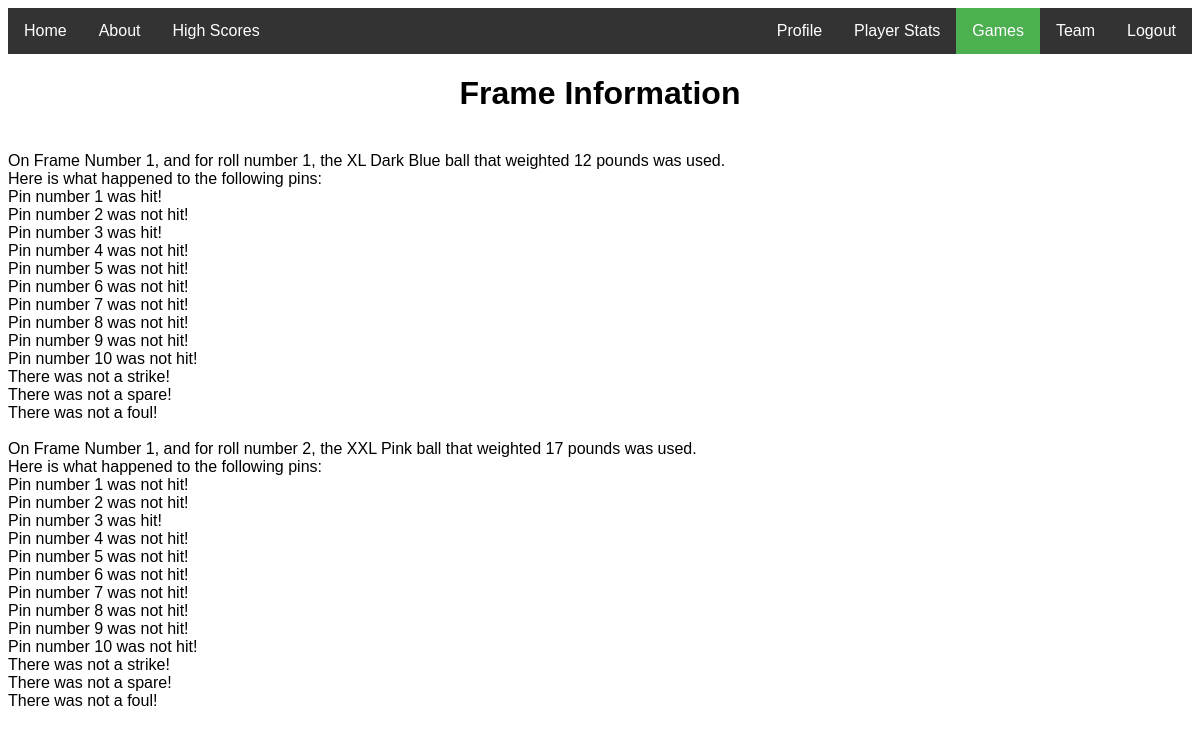
Page /viewFrame.php?frameID=1&frameNumber=1 (signed in) on the committed database.
### tables this page shows
CREATE TABLE Roll (
  Roll_ID             INT     PRIMARY KEY AUTO_INCREMENT,
  Frame_ID            INT     NOT NULL,
  Ball_ID             INT,
  Is_Strike           BOOLEAN NOT NULL DEFAULT FALSE,
  Is_Spare            BOOLEAN NOT NULL DEFAULT FALSE,
  Is_Foul             BOOLEAN NOT NULL DEFAULT FALSE,
  Hit_Pin_1		        BOOLEAN NOT NULL DEFAULT FALSE,
  Hit_Pin_2		        BOOLEAN NOT NULL DEFAULT FALSE,
  Hit_Pin_3		        BOOLEAN NOT NULL DEFAULT FALSE,
  Hit_Pin_4		        BOOLEAN NOT NULL DEFAULT FALSE,
  Hit_Pin_5		        BOOLEAN NOT NULL DEFAULT FALSE,
  Hit_Pin_6		        BOOLEAN NOT NULL DEFAULT FALSE,
  Hit_Pin_7		        BOOLEAN NOT NULL DEFAULT FALSE,
  Hit_Pin_8		        BOOLEAN NOT NULL DEFAULT FALSE,
  Hit_Pin_9		        BOOLEAN NOT NULL DEFAULT FALSE,
  Hit_Pin_10	        BOOLEAN NOT NULL DEFAULT FALSE,
  Date_Added          DATETIME,
  Last_Date_Modified  DATETIME,
  FOREIGN KEY (Ball_ID) REFERENCES Ball(Ball_ID)
    ON DELETE RESTRICT
    ON UPDATE CASCADE,
  FOREIGN KEY (Frame_ID) REFERENCES Frame(Frame_ID)
    ON DELETE CASCADE
    ON UPDATE CASCADE
);

CREATE TABLE Ball (
  Ball_ID  INT          PRIMARY KEY AUTO_INCREMENT,
  Color    VARCHAR(20)  NOT NULL,
  Weight   INT          NOT NULL,
  Size                  ENUM('XS', 'S', 'M', 'L', 'XL', 'XXL') NOT NULL,
  Date_Added            DATETIME,
  Last_Date_Modified    DATETIME,
  CHECK (Weight > 0)
);

### public_html/viewFrame.php (the view, shortened to what this page needs)
<link rel="stylesheet" type="text/css" href="audit.css">
<?php
include 'menuBar.php';
echo '<h1><div text align="center">Frame Information</div></h1>';
function getRollInformationForFrame($frameID, $frameNumber) {
    $conn = connectToDatabase();
    $sql = "SELECT * FROM ROLL, BALL WHERE Roll.Frame_ID = $frameID and Roll.Ball_ID = Ball.Ball_ID";
    $result = $conn->query($sql);
    if($result->num_rows > 0) {
        $roll = 1;
        while($row = $result->fetch_assoc()) {
            echo '<br>On Frame Number ' . $frameNumber . ', and for roll number ' . $roll . ', the ' . $row['Size'] . ' ';
            $roll++;
            echo $row['Color'] . ' ball that weighted ' . $row['Weight'] . ' pounds was used.';
            echo '<br>Here is what happened to the following pins:';
            if($row['Hit_Pin_1'] == 1) {
                echo '<br>Pin number 1 was hit!';
            }
            else {
                echo '<br>Pin number 1 was not hit!';
            }
            if($row['Hit_Pin_2'] == 1) {
                echo '<br>Pin number 2 was hit!';
            }
            else {
                echo '<br>Pin number 2 was not hit!';
            }
            if($row['Hit_Pin_3'] == 1) {
                echo '<br>Pin number 3 was hit!';
            }
            else {
                echo '<br>Pin number 3 was not hit!';
            }
            if($row['Hit_Pin_4'] == 1) {
                echo '<br>Pin number 4 was hit!';
            }
            else {
                echo '<br>Pin number 4 was not hit!';
            }
            if($row['Hit_Pin_5'] == 1) {
                echo '<br>Pin number 5 was hit!';
            }
            else {
                echo '<br>Pin number 5 was not hit!';
            }
            if($row['Hit_Pin_6'] == 1) {
                echo '<br>Pin number 6 was hit!';
            }
            else {
                echo '<br>Pin number 6 was not hit!';
            }
            if($row['Hit_Pin_7'] == 1) {
                echo '<br>Pin number 7 was hit!';
            }
            else {
                echo '<br>Pin number 7 was not hit!';
            }
            if($row['Hit_Pin_8'] == 1) {
                echo '<br>Pin number 8 was hit!';
            }
            else {
                echo '<br>Pin number 8 was not hit!';
            }
            if($row['Hit_Pin_9'] == 1) {
                echo '<br>Pin number 9 was hit!';
            }
            else {
                echo '<br>Pin number 9 was not hit!';
            }
            if($row['Hit_Pin_10'] == 1) {
                echo '<br>Pin number 10 was hit!';
            }
            else {
                echo '<br>Pin number 10 was not hit!';
            }
            if($row['Is_Strike'] == 1) {
                echo '<br>There was a strike!';
            }
            else {
                echo '<br>There was not a strike!';
            }
            if($row['Is_Spare'] == 1) {
                echo '<br>There was a spare!';
            }
            else {
                echo '<br>There was not a spare!';
            }
            if($row['Is_Foul'] == 1) {
                echo '<br>There was a foul!';
            }
            else {
                echo '<br>There was not a foul!';
            }
        }
    }
}
getRollInformationForFrame($_GET['frameID'], $_GET['frameNumber']);

### rows in the picture
roll: Ball_ID.Size "XL", Ball_ID.Color "Dark Blue", Ball_ID.Weight "12", Hit_Pin_1 "Pin number 1 was hit!", Hit_Pin_2 "Pin number 2 was not hit!", Hit_Pin_3 "Pin number 3 was hit!", Hit_Pin_4 "Pin number 4 was not hit!", Hit_Pin_5 "Pin number 5 was not hit!", Hit_Pin_6 "Pin number 6 was not hit!", Hit_Pin_7 "Pin number 7 was not hit!", Hit_Pin_8 "Pin number 8 was not hit!", Hit_Pin_9 "Pin number 9 was not hit!", Hit_Pin_10 "Pin number 10 was not hit!", Is_Strike "There was not a strike!", Is_Spare "There was not a spare!", Is_Foul "There was not a foul!"
roll: Ball_ID.Size "XXL", Ball_ID.Color "Pink", Ball_ID.Weight "17", Hit_Pin_1 "Pin number 1 was not hit!", Hit_Pin_2 "Pin number 2 was not hit!", Hit_Pin_3 "Pin number 3 was hit!", Hit_Pin_4 "Pin number 4 was not hit!", Hit_Pin_5 "Pin number 5 was not hit!", Hit_Pin_6 "Pin number 6 was not hit!", Hit_Pin_7 "Pin number 7 was not hit!", Hit_Pin_8 "Pin number 8 was not hit!", Hit_Pin_9 "Pin number 9 was not hit!", Hit_Pin_10 "Pin number 10 was not hit!", Is_Strike "There was not a strike!", Is_Spare "There was not a spare!", Is_Foul "There was not a foul!"
